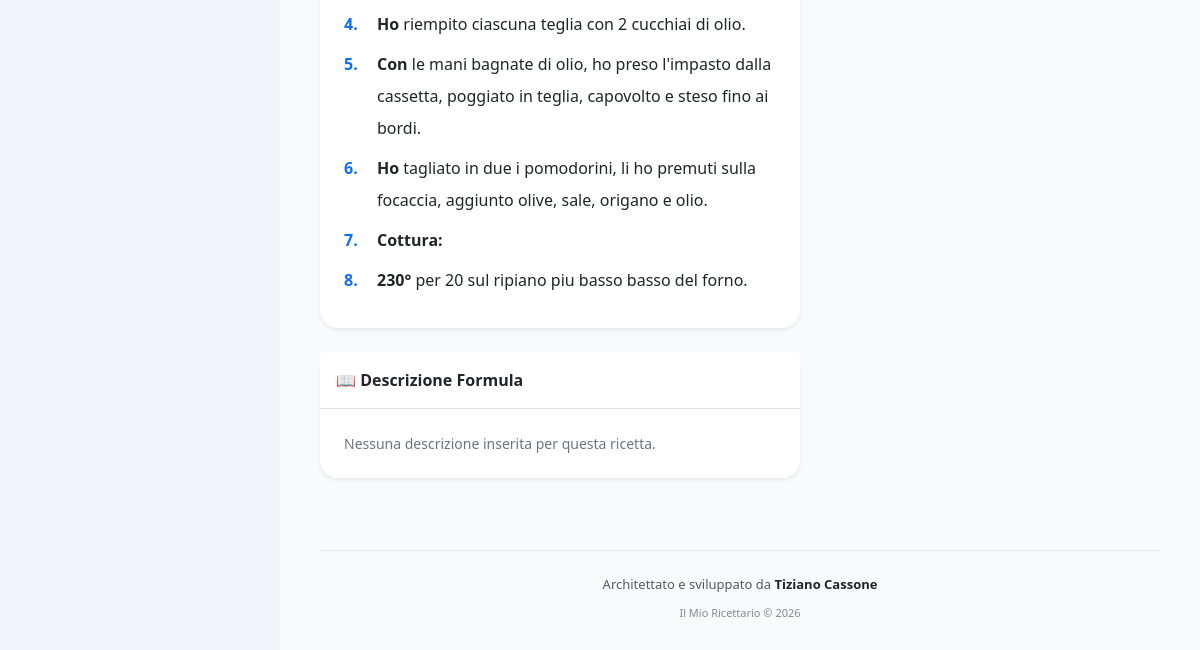
Before: /admin/recipe/1 (signed in, lower part) with the older database file.
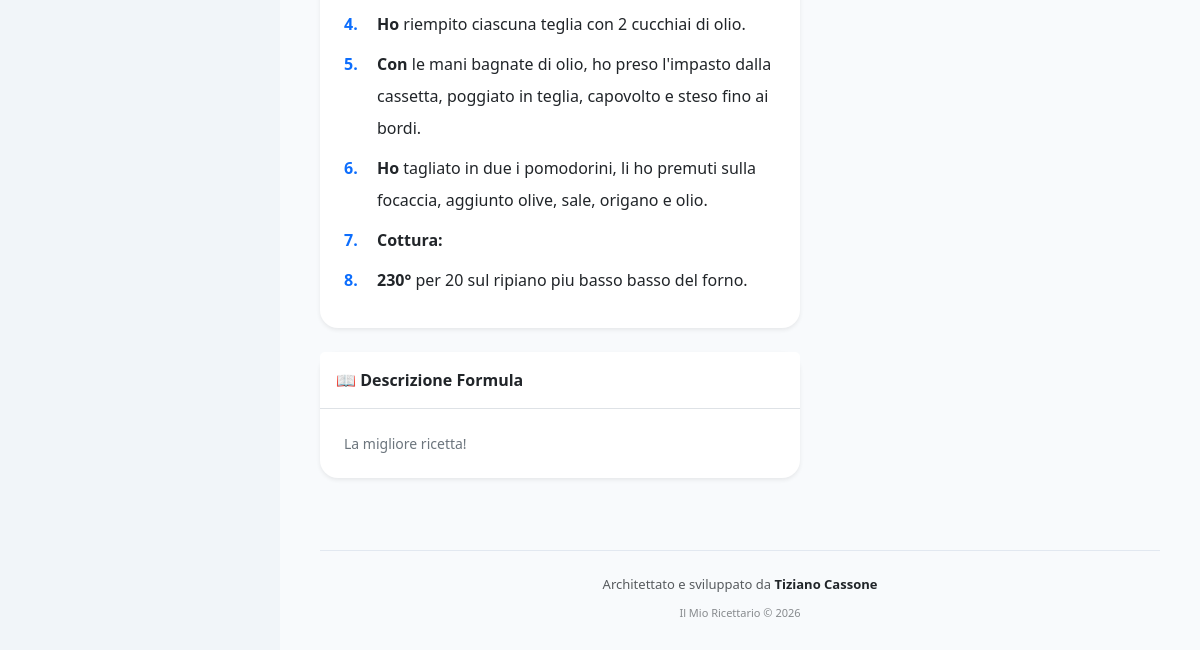
After: the same page with the newer database file.
### models/recipe.py (models this page shows, shortened)
class Recipe(db.Model):
    __tablename__ = "recipes"
    id = db.Column(
        db.Integer,
        primary_key=True
    )
    name = db.Column(
        db.String(255),
        nullable=False
    )
    slug = db.Column(
        db.String(255),
        unique=True,
        nullable=False
    )
    badge_text = db.Column(
        db.String(100),
        nullable=True,
        default="Antica Formula Bilanciata"
    )
    description = db.Column(
        db.Text
    )
    instructions = db.Column(
        db.Text
    )
    image = db.Column(
        db.String(255)
    )
    icon = db.Column(
        db.String(50),
        nullable=False,
        default="bi-journal-text"
    )
    is_published = db.Column(
        db.Boolean,
        default=True
    )
    temp_chiusura = db.Column(
        db.Float,
        nullable=True,
        default=24.0
    )
    tempo_autolisi = db.Column(
        db.Integer,
        nullable=True,
        default=0
    )
    tempo_puntata = db.Column(
        db.Integer,
        nullable=True,
        default=120
    )
    tempo_appretto = db.Column(
        db.Integer,
        nullable=True,
        default=60
    )
    show_chiusura = db.Column(
        db.Boolean,
        default=True
    )
    show_autolysis = db.Column(
        db.Boolean,
        default=True
    )
    show_puntata = db.Column(
        db.Boolean,
        default=True
    )
    puntata_fino_al_raddoppio = db.Column(
        db.Boolean,
        default=False
    )
    show_appretto = db.Column(
        db.Boolean,
        default=True
    )
    fermentation_type = db.Column(
        db.String(50),
        nullable=False,
        default="diretto"  # 'diretto', 'poolish', 'biga'
    )
    preferment_instructions = db.Column(
        db.Text,
        nullable=True
    )
    created_at = db.Column(
        db.DateTime,
        default=datetime.utcnow
    )
    updated_at = db.Column(
        db.DateTime,
        default=datetime.utcnow,
        onupdate=datetime.utcnow
    )
    ingredients = db.relationship(
        "RecipeIngredient",
        backref="recipe",
        cascade="all, delete-orphan",
        lazy=True,
        order_by="RecipeIngredient.sort_order"
    )
    features = db.relationship(
        "RecipeFeature",
        backref="recipe",
        cascade="all, delete-orphan",
        lazy=True
    )
    pans = db.relationship(
        "MasterBakeryPan",
        secondary=recipe_pans,
        lazy="subquery",
        backref=db.backref("recipes", lazy=True)
    )

### routes/admin.py (the view)
@admin_bp.route("/recipe/<int:id>")
@login_required
def recipe_detail(id):
    recipe = Recipe.query.get_or_404(id)
    ingredients = RecipeIngredient.query.filter_by(
        recipe_id=recipe.id
    ).order_by(
        RecipeIngredient.sort_order
    ).all()
    feature = RecipeFeature.query.filter_by(
        recipe_id=recipe.id
    ).first()
    parameters = RecipeParameter.query.filter_by(
        recipe_id=recipe.id
    ).order_by(
        RecipeParameter.sort_order
    ).all()
    return render_template(
        "admin/recipe_detail.html",
        recipe=recipe,
        ingredients=ingredients,
        feature=feature,
        parameters=parameters
    )

### app.py (called while the page is built)
@login_manager.user_loader
def load_user(user_id):
    return db.session.get(
        User,
        int(user_id)
    )

@app.context_processor
def inject_global_settings():
    return dict(
        settings_data=Setting.query.order_by(Setting.id.desc()).first()
    )

### templates/admin/recipe_detail.html (shortened to what this page needs)
{% extends "base.html" %}
{% block content %}
<div class="row g-4">
    <div class="col-md-7">
        <div class="card border-0 shadow-sm mb-4">
            <div class="card-body p-4 tab-content" id="recipeProcessTabsContent">
                <div class="tab-pane fade show active" id="tab-base" role="tabpanel">
                    <div class="text-dark fs-6" style="line-height: 2;">
                        {% if recipe.instructions %}
                            {% set righe = recipe.instructions.split('\n') %}
                            {% set count = namespace(value=1) %}
                            {% for riga in righe %}
                                {% set riga_pulita = riga.strip() %}
                                {% if riga_pulita %}
                                    <div class="d-flex align-items-start mb-2">
                                        <span class="fw-bold text-primary me-2" style="min-width: 25px;">{{ count.value }}.</span>
                                        <div>
                                            {% set parole = riga_pulita.split(' ') %}
                                            <strong class="text-dark">{{ parole[0] }}</strong> {{ parole[1:] | join(' ') }}
                                        </div>
                                    </div>
                                    {% set count.value = count.value + 1 %}
                                {% endif %}
                            {% endfor %}
                        {% else %}
                            <span class="text-muted italic">Nessun dettaglio operativo inserito.</span>
                        {% endif %}
                    </div>
                </div>
            </div>
        </div>
        <div class="card border-0 shadow-sm mb-4">
            <div class="card-header bg-white fw-bold py-3 text-dark border-bottom">
                📖 Descrizione Formula
            </div>
            <div class="card-body p-4 text-secondary small">
                {{ recipe.description or "Nessuna descrizione inserita per questa ricetta." }}
            </div>
        </div>
    </div>
    <div class="col-md-5">
    </div>
</div>
{% endblock %}

Changed rows visible on the page:
changed Recipe: description "Nessuna descrizione inserita per questa ricetta." → "La migliore ricetta!"
